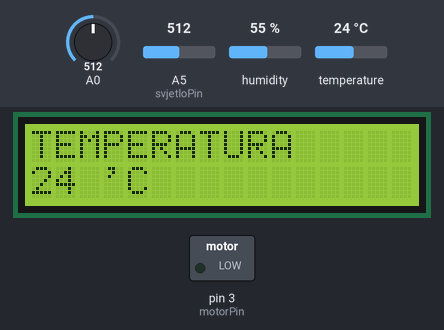
Simulated run of this sketch. Board: Arduino Uno, built with avr-gcc and run on an emulated ATmega328P. Parts: 16×2 character LCD, switched loads named in the sketch (green lamp = pin HIGH). The test bench sets the inputs (shaded band); at power-on: A0 = 512, humidity 55 %, A5 (svjetloPin) = 512, temperature 24 °C. What the sketch prints to the serial monitor is not drawn.

Above: at 1.2 s.
1.3 s: A0 set to 633
7.3 s: A0 set to 668
At 7.8 s:
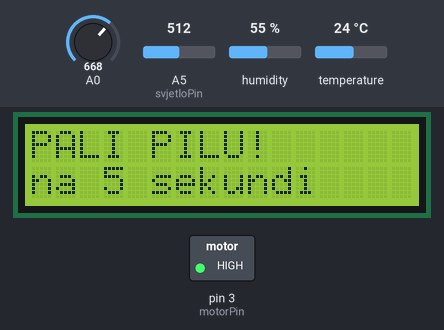
13.3 s: A0 set to 440
At 17.8 s:
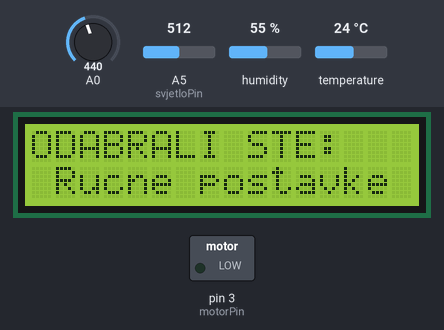
18.8 s: A0 set to 462
At 19.3 s:
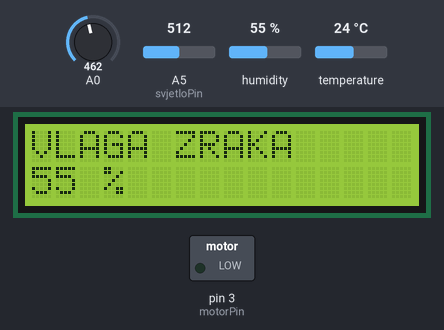
24.8 s: humidity set to 22 %
At 26.38 s:
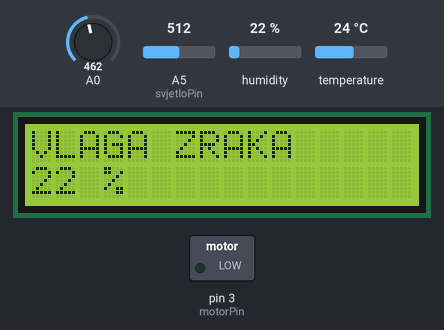
27.7 s: A5 (svjetloPin) set to 440
At 28.54 s:
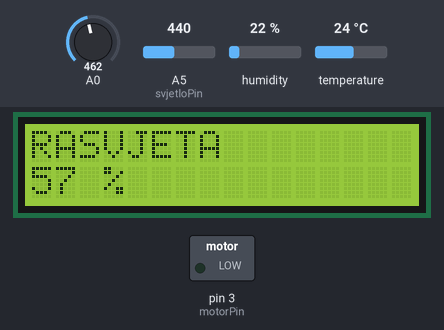
Timing chart, 0 to 30.7 s (numbered marks = the images above; inputs shaded):
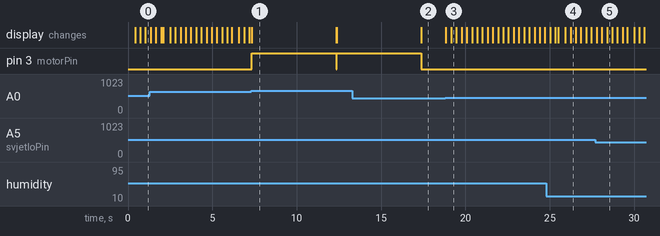

Measured:
- the behaviour switches between 649 and 650 on A0 (found by bisection; images 0 and 1)
- the behaviour switches between 449 and 450 on A0 (found by bisection; images 2 and 3)
- after the input at 7.3 s, pin 3 (motorPin): LOW → HIGH at once, → LOW 5.0 s later, → HIGH 0.03 s later; the display: changes at once (image 1)
- after the input at 13.3 s, pin 3 (motorPin): goes on until 17.4 s, then stays LOW; the display: first differs from a run without the input after 4.1 s (image 2)
- after the input at 18.8 s, the display: first changes at once (image 3 shows a later state)
- what the display in image 1 shows lasts 5.0 s, from 7.3 s to 12.3 s

The sketch:

lcdTempVlagaSvjetlo.ino
```cpp
#include <DHT.h>
#include <LiquidCrystal.h>
#define svjetloPin A5
#define DHTPIN A1
#define DHTTYPE DHT11
#define btnRIGHT  0
#define btnUP     1
#define btnDOWN   2
#define btnLEFT   3
#define btnSELECT 4
#define btnNONE   5

LiquidCrystal lcd(8, 9, 4, 5, 6, 7);
DHT dht(DHTPIN, DHTTYPE);

int motorPin = 3;
int lcd_key     = 0;
int adc_key_in  = 0;
int brojac;
int stanje;
int read_LCD_buttons()
{
  adc_key_in = analogRead(0);
  if (adc_key_in > 1000) return btnNONE;
  if (adc_key_in < 50)   return btnRIGHT;
  if (adc_key_in < 250)  return btnUP;
  if (adc_key_in < 450)  return btnDOWN;
  if (adc_key_in < 650)  return btnLEFT;
  if (adc_key_in < 850)  return btnSELECT;
  return btnNONE;
}
void menuNaprijed()
{
  brojac = brojac + 1;
  stanje = brojac % 3;
  switch (stanje) {
    case 0:
      {
        lcd.clear();
        int temp = dht.readTemperature();
        lcd.setCursor(0, 0);
        lcd.print("TEMPERATURA     ");
        lcd.setCursor(0, 1);
        lcd.print(temp);
        lcd.setCursor(3, 1);
        lcd.print("'C ");
        break;
      }
    case 1:
      {
        lcd.clear();
        int vlaga = dht.readHumidity();
        lcd.setCursor(0, 0);
        lcd.print("VLAGA ZRAKA    ");
        lcd.setCursor(0, 1);
        lcd.print(vlaga);
        lcd.setCursor(3, 1);
        lcd.print("% ");
        break;
      }
    case 2:
      {
        lcd.clear();
        int svjetlo = analogRead(svjetloPin);
        svjetlo = map(svjetlo, 0, 1023, 100, 0);
        lcd.setCursor(0, 0);
        lcd.print("RASVJETA   ");
        lcd.setCursor(0, 1);
        lcd.print(svjetlo);
        lcd.setCursor(3, 1);
        lcd.print("% ");
        break;
      }
    case 3:
      {
        // ovdje ide senzor vlage u zemlji
        lcd.clear();
        lcd.setCursor(0, 0);
        lcd.print("KLIKNI DALJE    ");
        lcd.setCursor(0, 1);
        lcd.print("  <<<<    >>>>  ");
        break;
      }

  }
}

void menuNatrag()
{
  if (brojac == 0) {
    brojac = 3;
  }
  brojac = brojac - 1;
  stanje = brojac % 3;

  switch (stanje) {
    case 0:
      {
        lcd.clear();
        int temp = dht.readTemperature();
        lcd.setCursor(0, 0);
        lcd.print("TEMPERATURA     ");
        lcd.setCursor(0, 1);
        lcd.print(temp);
        lcd.setCursor(3, 1);
        lcd.print("'C ");
        break;
      }
    case 1:
      {
        lcd.clear();
        int vlaga = dht.readHumidity();
        lcd.setCursor(0, 0);
        lcd.print("VLAGA ZRAKA    ");
        lcd.setCursor(0, 1);
        lcd.print(vlaga);
        lcd.setCursor(3, 1);
        lcd.print("% ");
        break;
      }
    case 2:
      {
        lcd.clear();
        int svjetlo = analogRead(svjetloPin);
        svjetlo = map(svjetlo, 0, 1023, 100, 0);
        lcd.setCursor(0, 0);
        lcd.print("RASVJETA   ");
        lcd.setCursor(0, 1);
        lcd.print(svjetlo);
        lcd.setCursor(3, 1);
        lcd.print("% ");
        break;
      }
    case 3:
      {
        // ovdje ide senzor vlage u zemlji
        lcd.clear();
        lcd.setCursor(0, 0);
        lcd.print("KLIKNI DALJE    ");
        lcd.setCursor(0, 1);
        lcd.print("  <<<<    >>>>  ");
        break;
      }
  }

}


void setup()
{
  brojac = 0;
  pinMode (motorPin, OUTPUT);
  digitalWrite (motorPin, LOW);
  dht.begin();
  lcd.begin(16, 2);
  Serial.begin(9600);
}

void loop()
{
  int temp = dht.readTemperature();
  int svjetlo = analogRead(svjetloPin);
  int vlaga = dht.readHumidity();

  lcd.setCursor(0, 1);
  lcd_key = read_LCD_buttons();
  switch (lcd_key)
  {
    case btnRIGHT:
      {
        menuNaprijed();
        break;
      }
    case btnLEFT:
      {
        menuNatrag();
        break;
      }
    case btnUP:
      {
        lcd.setCursor(0, 0);
        lcd.print("ODABRALI STE:   ");
        lcd.setCursor(0, 1);
        lcd.print(" Automatski rad ");
        break;
      }
    case btnDOWN:
      {
        lcd.setCursor(0, 0);
        lcd.print("ODABRALI STE:   ");
        lcd.setCursor(0, 1);
        lcd.print(" Rucne postavke ");
        break;
      }
    case btnSELECT:
      {

        lcd.setCursor(0, 0);
        lcd.print("PALI PILU!      ");
        digitalWrite (motorPin, HIGH);
        lcd.setCursor(0, 1);
        lcd.print("na 5 sekundi    ");
        delay (5000);
        lcd.setCursor(0, 0);
        lcd.print("GASI PILU!      ");
        lcd.setCursor(0, 1);
        lcd.print("              ");
        digitalWrite (motorPin, LOW);
        break;
      }
    case btnNONE:
      {
        break;
      }
  }

/////////////////////////////////////////////////////////////////////////////////////////////////// DEBUG //
  Serial.print ("Brojac = "); Serial.print(brojac); Serial.print("     ");
  Serial.print ("Stanje = "); Serial.println(stanje);

}
```
